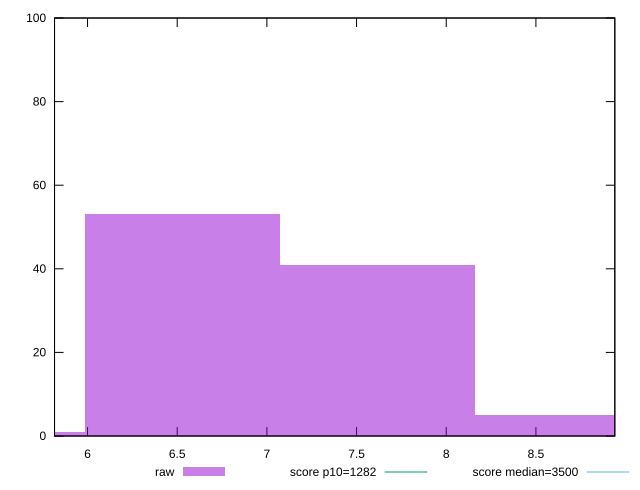

gnuplot code for this plot:
reset

$raw <<EOF
7.61788437986878 41
6.529615182744669 53
8.706153576992891 5
5.441345985620557 1
EOF

set key outside below
set boxwidth 1.0882691971241114
set xrange [5.816000000000001:8.94]
set yrange [0:100]
set trange [0:100]
set style fill transparent solid 0.5 noborder

set parametric
set terminal svg size 640, 490 enhanced background rgb 'white'
set output "report_00008_2021-01-22T20:58:29.167/bootup-time/samples/pages+cached+noexternal+nofonts+nosvg+noimg+nocss+nojs/raw/histogram.svg"

plot $raw title "raw" with boxes, \
     1282,t title "score p10=1282", \
     3500,t title "score median=3500"

reset
